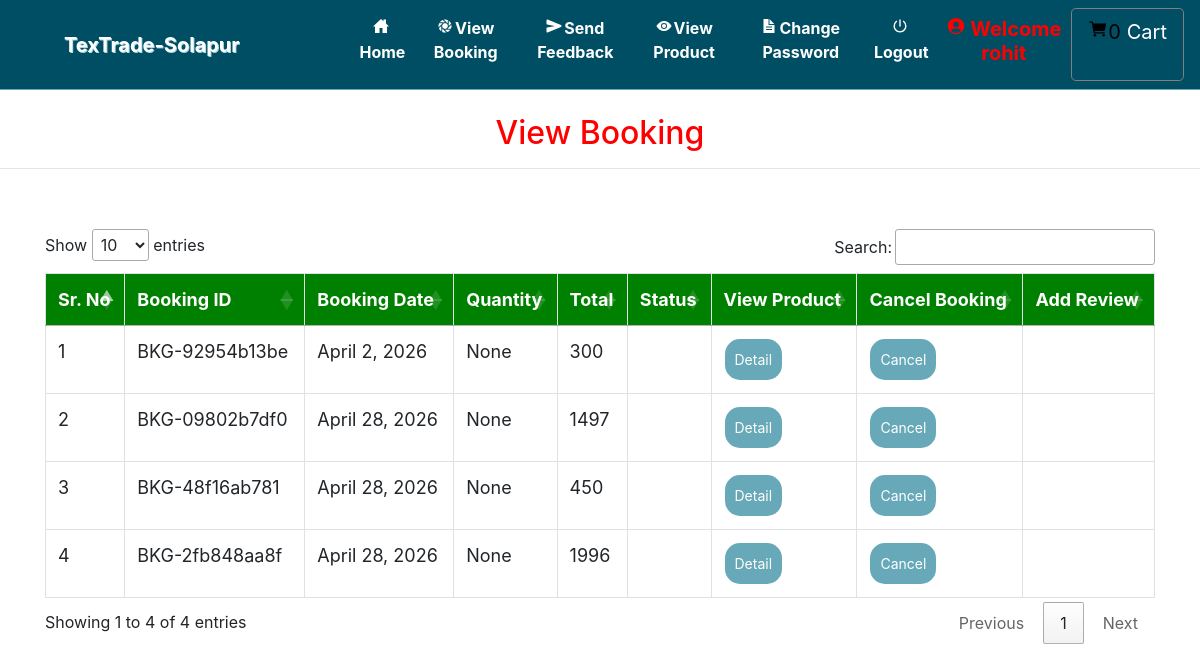
The app's page /view_booking (signed in) with its own data.
### grocery/models.py (models this page shows, shortened)
class Booking(models.Model):
    status = models.ForeignKey(Status, on_delete=models.CASCADE, null=True)
    profile = models.ForeignKey(Profile, on_delete=models.CASCADE, null=True)
    booking_id = models.CharField(max_length=200, unique=True, blank=True)
    quantity = models.IntegerField(null=True)
    book_date = models.CharField(max_length=30, null=True)
    total = models.IntegerField(null=True)
    payment = models.ForeignKey(Payment, on_delete=models.SET_NULL, null=True, blank=True)
    products = models.ManyToManyField(Product)  # ✅ Store ordered products

### grocery/views.py (the view)
# urls.py: path('view_booking', View_Booking, name='view_booking'),
def View_Booking(request):
    if not request.user.is_authenticated:
        return redirect('login')
    user = User.objects.get(id=request.user.id)
    profile = Profile.objects.get(user=user)
    cart = Cart.objects.filter(profile=profile)
    book = Booking.objects.filter(profile=profile)
    num1=0
    for i in cart:
        num1 += 1
    d = {'book': book,'num1':num1}
    return render(request, 'view_booking.html', d)

### grocery/templates/view_booking.html (shortened to what this page needs)
{% extends 'navigation.html' %}
{% block body %}
<center><h2 style="color:red;margin-top:2%">View Booking</h2></center><hr>
<div class="container">
    <table class="table table-bordered" id="myTable">
        <thead>
            <tr>
                <th>Sr. No</th>
                <th>Booking ID</th>
                <th>Booking Date</th>
                <th>Quantity</th>
                <th>Total</th>
                <th>Status</th>
                <th>View Product</th>
                <th>Cancel Booking</th>
                <th>Add Review</th>
            </tr>
        </thead>
        <tbody>
            {% for i in book %}
            <tr>
                <td>{{ forloop.counter }}</td>
                <td>{{ i.booking_id }}</td>
                <td>{{ i.book_date }}</td>
                <td>{{ i.quantity }}</td>
                <td>{{ i.total }}</td>
                <td>{{ i.status.name }}</td>
                <td>
                    <a href="{% url 'booking_detail' i.booking_id i.id %}">
                        <button class="button button1">Detail</button>
                    </a>
                </td>
                <td>
                    <a href="{% url 'delete_booking' i.booking_id i.id %}" onclick="return confirm('Are you sure?')">
                        <button class="button button1">Cancel</button>
                    </a>
                </td>
                <td>
                </td>
            </tr>
            {% endfor %}
        </tbody>
    </table>
</div>
{% endblock %}

### grocery/templates/navigation.html (style rules this page uses)
* { box-sizing: border-box; }
#myTable { border-collapse: collapse; width: 100%; border: 1px solid #ddd; font-size: 18px; }
#myTable th { text-align: left; padding: 12px; background-color: green; color: white; }
#myTable td { text-align: left; padding: 12px; background-color: white; }
#myTable tr { border-bottom: 1px solid #ddd; }
.button { background-color: #67A9B8; border: none; color: white; padding: 10px; text-align: center; text-decoration: none; display: inline-block; font-size: 14px; margin: 1px 1px; cursor: pointer; }
.button1 { border-radius: 15px; }

### records on screen
Booking: booking_id "BKG-92954b13be", book_date "April 2, 2026", quantity "None", total "300"
Booking: booking_id "BKG-09802b7df0", book_date "April 28, 2026", quantity "None", total "1497"
Booking: booking_id "BKG-48f16ab781", book_date "April 28, 2026", quantity "None", total "450"
Booking: booking_id "BKG-2fb848aa8f", book_date "April 28, 2026", quantity "None", total "1996"

### other values on screen
{{ num1 }} "0"
